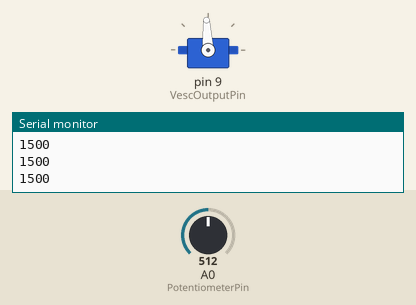
The sketch below on a simulated Arduino Uno, built with avr-gcc and run on an emulated ATmega328P. On the bench: servo, the last lines printed to the serial monitor. The test bench sets the inputs (shaded band); at power-on: A0 (PotentiometerPin) = 512.

Above: at 2.2 s.
2.3 s: A0 (PotentiometerPin) set to 716
At 3.4 s:
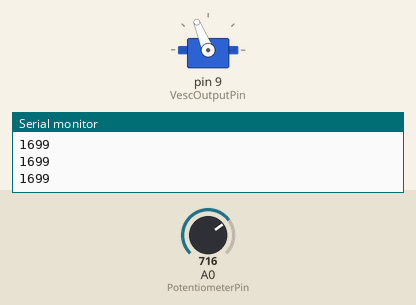
3.8 s: A0 (PotentiometerPin) set to 900
At 4.5 s:
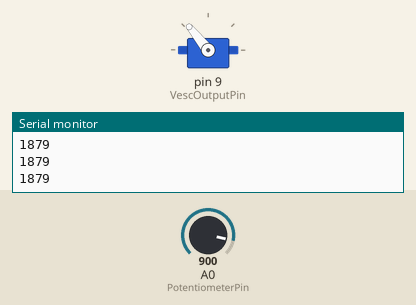
5.3 s: A0 (PotentiometerPin) set to 1023
At 6.5 s:
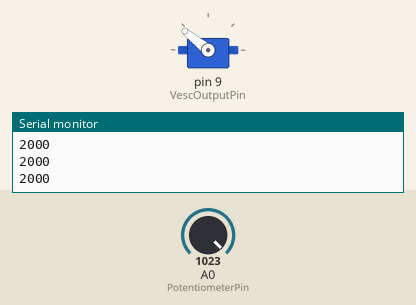
6.8 s: A0 (PotentiometerPin) set to 306
At 8.0 s:
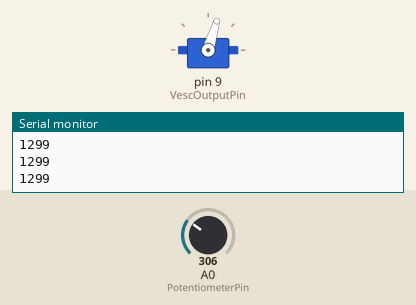
8.3 s: A0 (PotentiometerPin) set to 122
At 9.1 s:
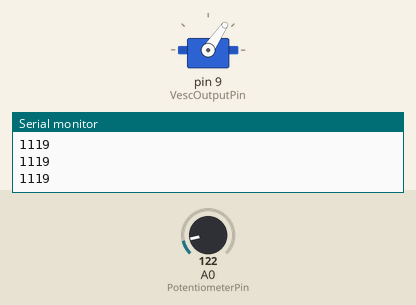
9.8 s: A0 (PotentiometerPin) set to 511
At 10.1 s:
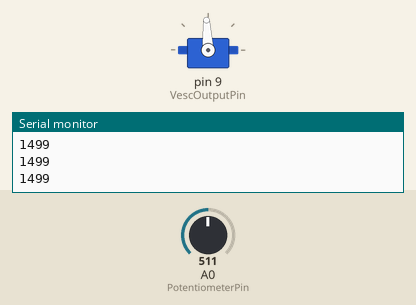
Timing chart, 0 to 12.3 s (numbered marks = the images above; inputs shaded):
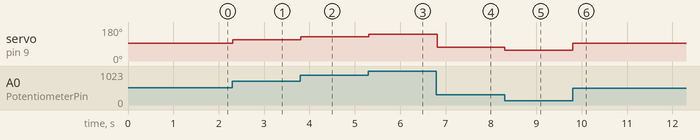

The sketch:

brushless-test.ino
```cpp
#include <Servo.h>

const uint8_t VescOutputPin = 9;

const uint8_t PotentiometerPin = A0;

Servo esc;

void setup() {

  esc.attach(VescOutputPin);

  esc.writeMicroseconds(1500);
  delay(1000);
  Serial.begin(9600);

}

void loop()
{
  int potVal = analogRead(A0);

  int result = map(potVal, 0 , 1023, 1000, 2000);
  result = constrain(result, 1000, 2000);
  Serial.println(result);
  esc.writeMicroseconds(result);

}
```

Measured:
- after the input at 2.3 s, servo on pin 9 (VescOutputPin): 93° → 112° at once
- after the input at 3.8 s, servo on pin 9 (VescOutputPin): 112° → 129° at once
- after the input at 5.3 s, servo on pin 9 (VescOutputPin): 129° → 141° at once
- after the input at 6.8 s, servo on pin 9 (VescOutputPin): 141° → 73° at once
- after the input at 8.3 s, servo on pin 9 (VescOutputPin): 73° → 56° at once
- after the input at 9.8 s, servo on pin 9 (VescOutputPin): 56° → 93° at once
